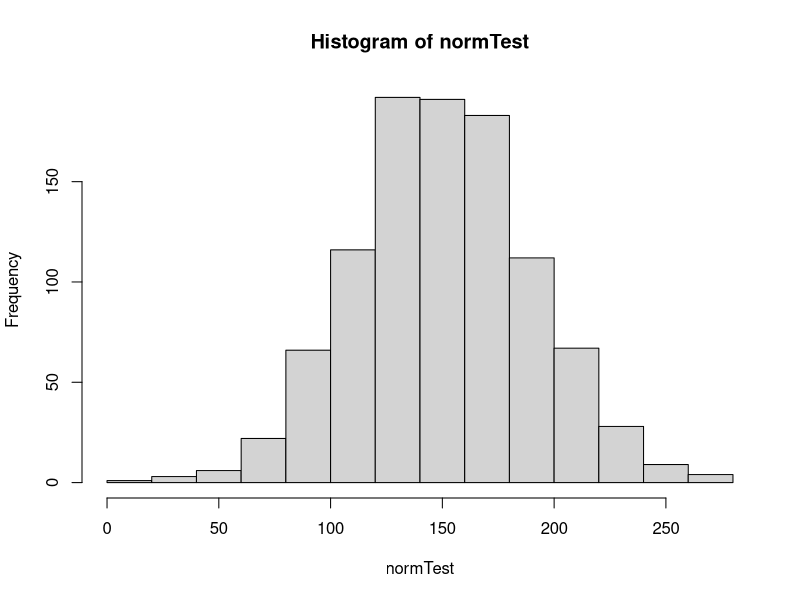
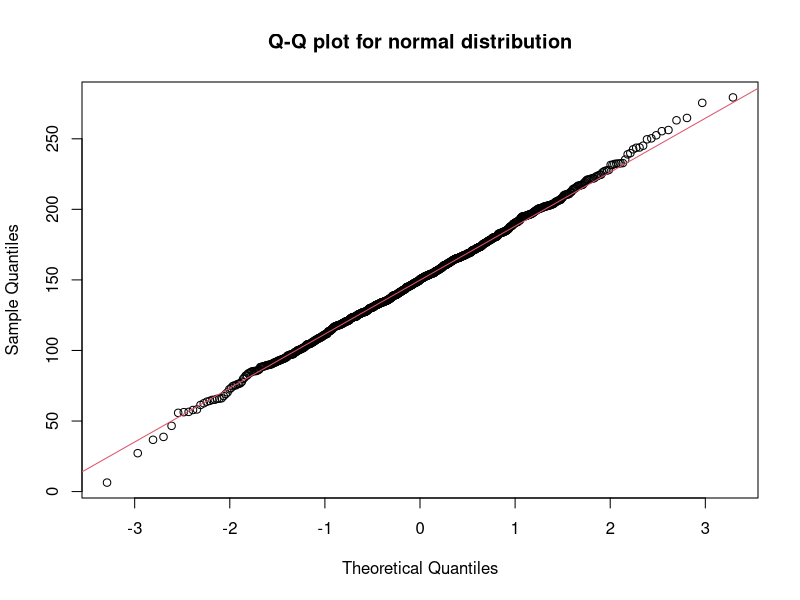
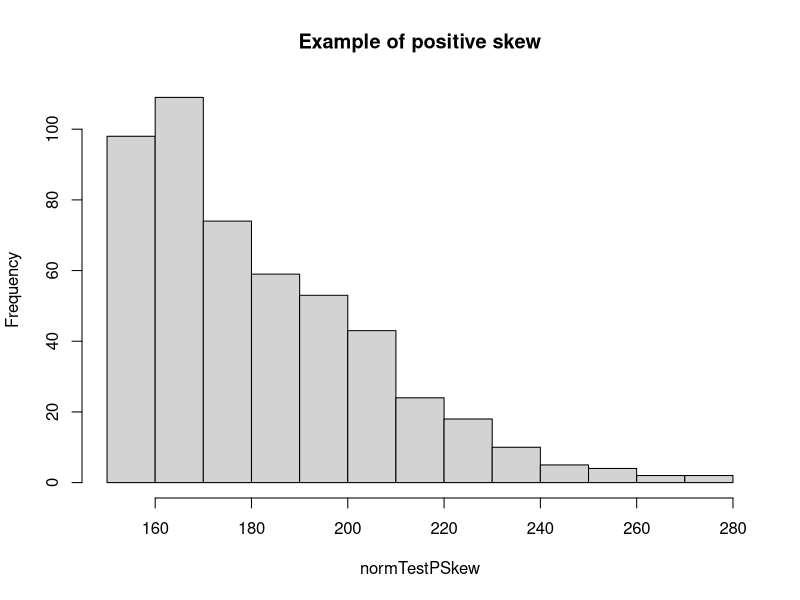
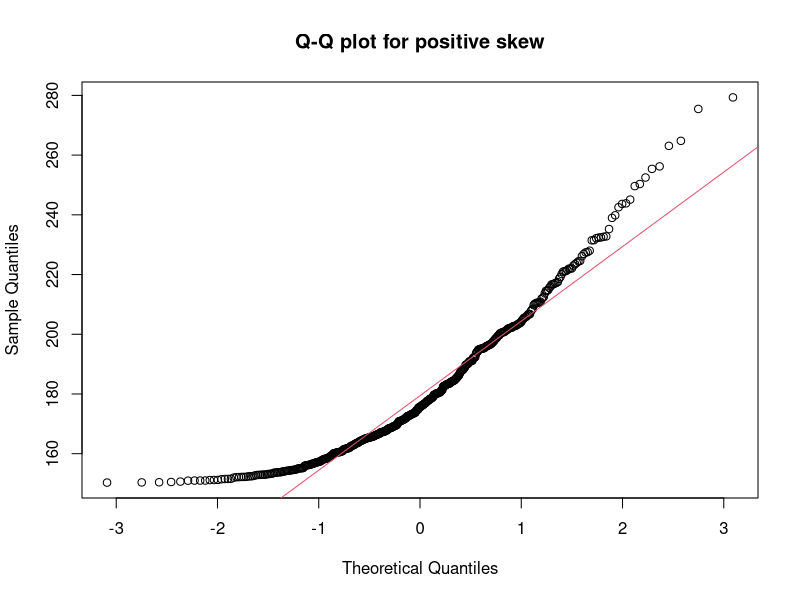
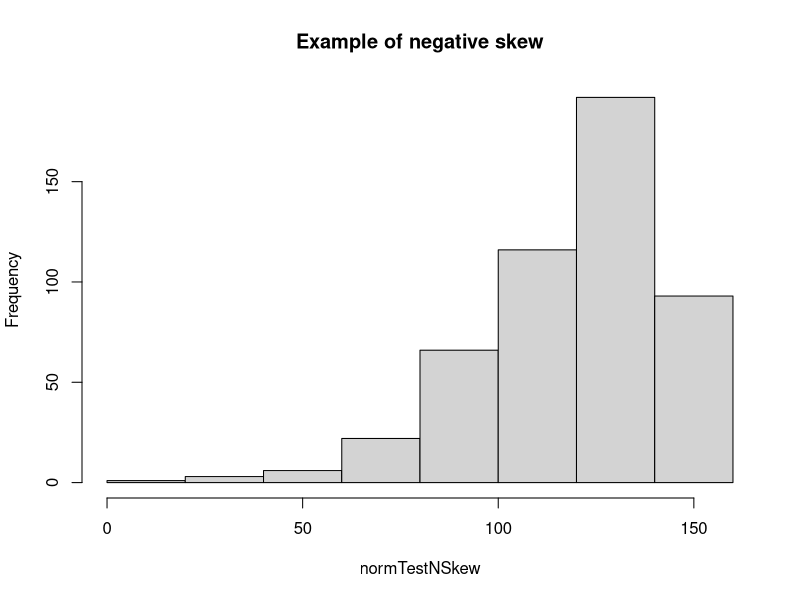
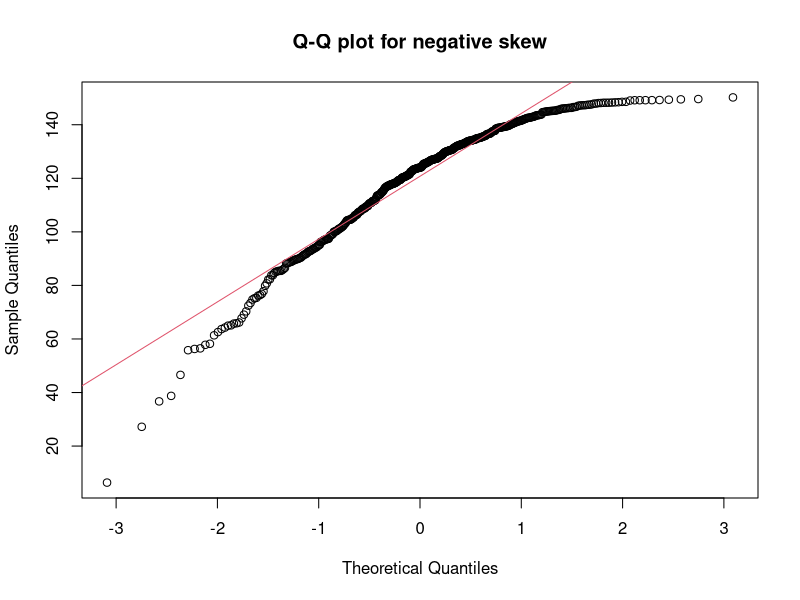
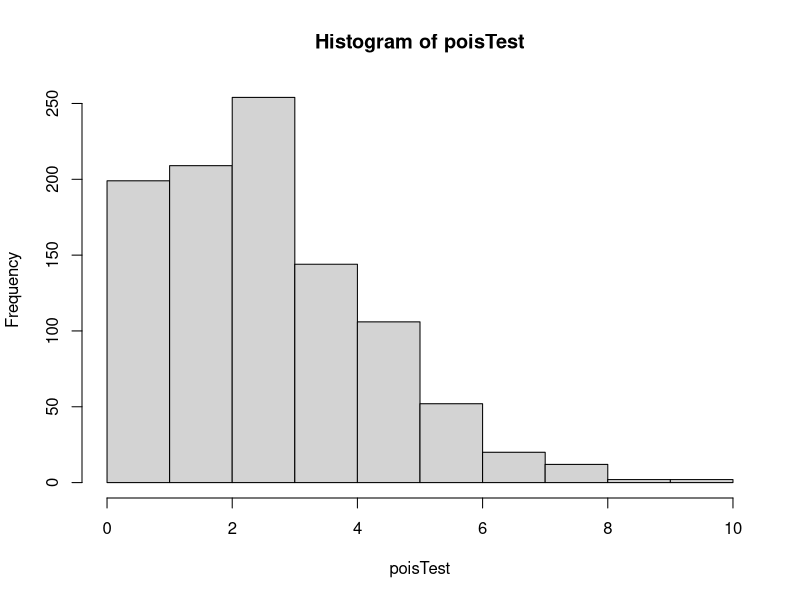
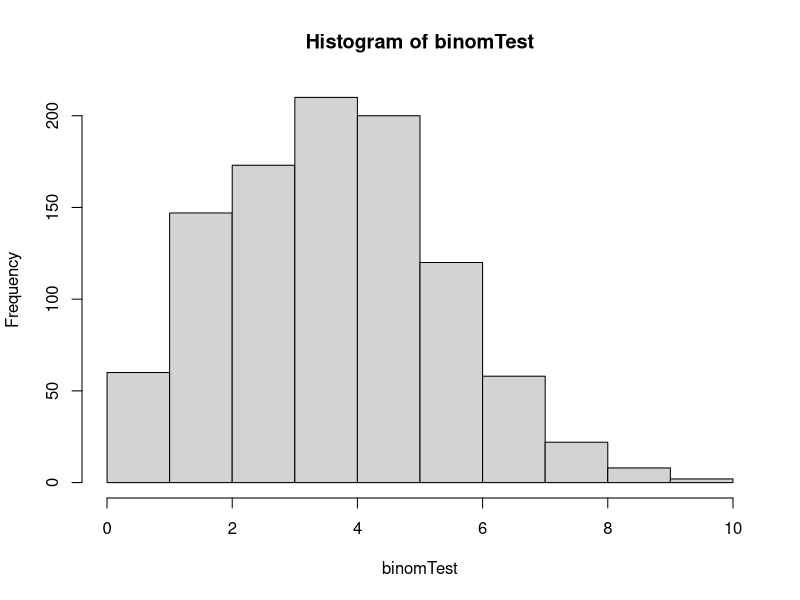

Write R code to recreate these figures, in order.
# Meta -----
# Play with different distributions
# code by: b.anderson@soton.ak.uk (@dataknut)

# Functions ----
checkFolder <- function(name) { #checks if folder exists and if not, creates it
  if(dir.exists(plotsf)) {
    print(paste0(plotsf, " folder exists, no need to create"))
  } else {
    print(paste0(plotsf, " folder does not exist, creating")) 
    dir.create(plotsf)
  }
}

# Housekeeping ----
# Working directory is:"
getwd()

# change this to where you want to save results
setwd("~/OneDriveBusiness/PG/Southampton/FEEG6025 Data Analysis & Experimental Methods for Engineers/Week 3")

# Set name of folder for storing plots (saves re-typing)
plotsf <- "plots"
# Use the checkFolder functon to see if the plots folder exists, if not create it so we can save the plots
checkFolder(plotsf)  

# clear the workspace
rm(list=ls())

# create a useful separator
sep <- "\n################\n"

# Check working directory is:"
getwd()

# print the separator
cat(sep)

# Testing Normal with a mean of 150 and standard deviation of 20 ----
normTest <- rnorm(1000, mean = 150, sd = 40)
summary(normTest)
hist(normTest)
dev.copy(png,"plots/normTestHist.png")
dev.off()
# use a qnormal plot to test for normality
# R lets us add a theoretical line to the plot for comparison
qqnorm(normTest, main = "Q-Q plot for normal distribution")
  qqline(normTest, col = 2)
dev.copy(png,"plots/normTestQQ.png")
dev.off()

# Create a +ve skewed version by force ----
normTestPSkew <- normTest[normTest > mean(normTest)] # values > than the mean
summary(normTestPSkew)
hist(normTestPSkew, main = "Example of positive skew")
dev.copy(png,"plots/normTestPSkewHist.png")
dev.off()
# use a qnormal plot to test for normality
qqnorm(normTestPSkew, main = "Q-Q plot for positive skew")
  qqline(normTestPSkew, col = 2)
dev.copy(png,"plots/normTestPSkewQQ.png")
dev.off()
# to test for skew need
# packages.install("e1071")
# or
# packages.install("moments")
# library(e1071)
# skewness(normTestPSkew)

# Create a -ve skewed version by force ----
normTestNSkew <- normTest[normTest < mean(normTest)] # values < than the mean
summary(normTestNSkew)
hist(normTestNSkew, main = "Example of negative skew")
dev.copy(png,"plots/normTestNSkewHist.png")
dev.off()
# use a qnormal plot to test for normality
qqnorm(normTestNSkew, main = "Q-Q plot for negative skew")
  qqline(normTestNSkew, col = 2)
dev.copy(png,"plots/normTestNSkewQQ.png")
dev.off()
# skewness(normTestNSkew)

cat(sep)
# Testing Poisson, lambda = average number of events per unit time ----
poisTest <- rpois(1000, lambda = 3)
summary(poisTest)
hist(poisTest)
# Save it into the working directory. 
# Seriously, this is what you have to do.
# When we start using ggplot instead of plot things will get better.
# Things can only get better.
dev.copy(png,"plots/poisTestHist.png")
dev.off()

cat(sep)
# Testing Binomial ----
binomTest <- rbinom(1000, 20, 0.2)
hist(binomTest)
summary(binomTest)
dev.copy(png,"plots/binomTestHist.png")
dev.off()

cat(sep)
# Testing Exponential ----
expTest <- rexp(1000, 1)
hist(expTest)
summary(expTest)
dev.copy(png,"plots/expTestHist.png")
dev.off()

cat(sep)
# Testing standard normal - R defaults to mean = 0 & sd = 1 if you don't specifiy ----
stNormTest <- rnorm(1000)
summary(stNormTest)
hist(stNormTest)
# add lower & upper 95% lines
abline(v = c(-1.96,1.96), col="red")
# add text labels
text(-1.96,100, "-1.96", col="red")
text(1.96,100, "1.96", col="red")
text(-1.96, 150, pos = "4", "<----------", col = "red")
text(1.96, 150, pos = "2", "---------->", col = "red")
text(0, 150, "95%", col = "red")
# save it
dev.copy(png,"plots/stNormTestHist.png")
dev.off()

cat(sep)
# Calculating confidence intervals using the initial normal distribution ----
m <- mean(normTest)
s <- sd(normTest)
n <- length(normTest)
error <- qnorm(0.975)*s/sqrt(n)

normTestCIu <- m + error
normTestCIl <- m - error

hist(normTest)
# add the mean
abline(v = m, col="red")
# add lower & upper 95% lines
abline(v = c(normTestCIl,normTestCIu), col="green")

# save it
dev.copy(png,"plots/NormTestHistCI.png")
dev.off()

print(paste0("normTest lower 95% CI: ", round(normTestCIl, digits = 2)))
print(paste0("normTest mean: ", round(m, digits = 2)))
print(paste0("normTest lower 95% CI: ", round(normTestCIu, digits = 2)))

# now go back to the top and change the value of 1000 to 10,000 in:
# normTest <- rnorm(1000, mean = 150, sd = 40)
# then re-run the whole script - what do you notice about the new 95% CIs?

